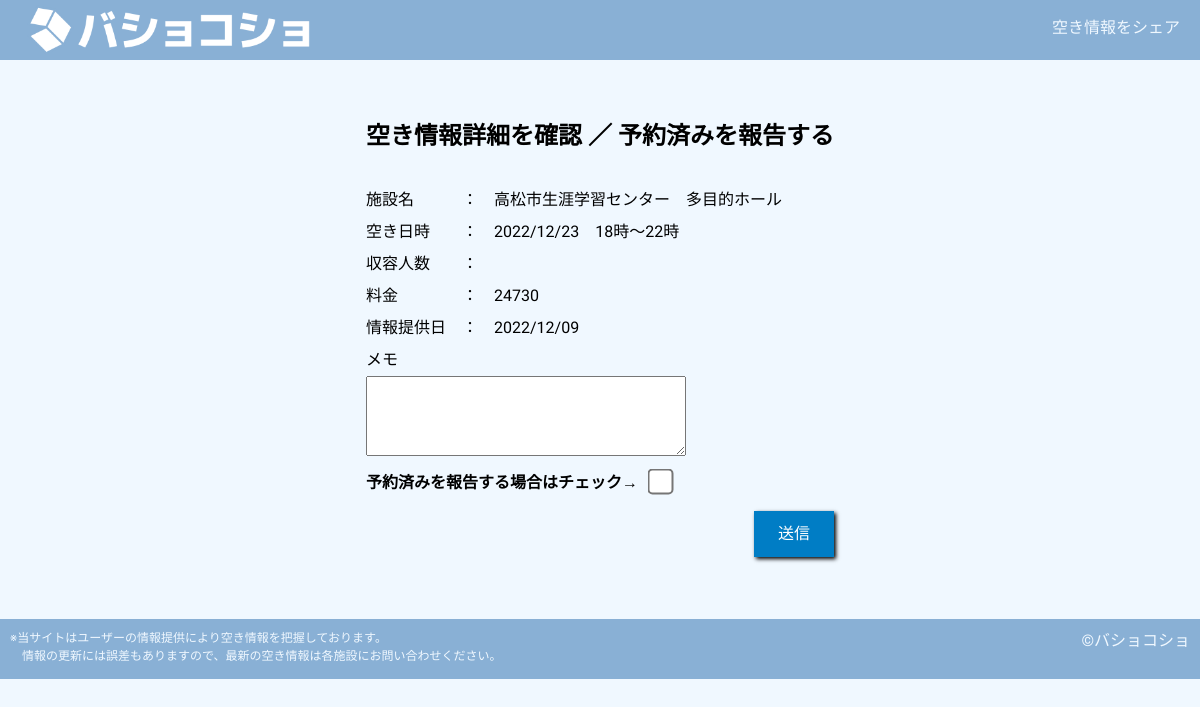
The app's page /detail/2 with its own data.
### tables this page shows
CREATE TABLE "space_list" (
	"ID"	INTEGER NOT NULL,
	"name"	TEXT NOT NULL,
	"space_date"	TEXT NOT NULL,
	"start_time"	INTEGER NOT NULL,
	"end_time"	INTEGER NOT NULL,
	"capacity"	TEXT,
	"price"	TEXT,
	"memo"	TEXT,
	"reserved"	INTEGER NOT NULL DEFAULT 0,
	"createAt"	TEXT,
	PRIMARY KEY("ID" AUTOINCREMENT)
);

### app.py (the view)
@app.route('/detail/<id>')
def detail_get(id):
    conn = sqlite3.connect('bk.db')
    cur = conn.cursor()
    cur.execute("SELECT * FROM space_list WHERE ID = ?;", (id,))
    space = cur.fetchone()
    conn.close()
    return render_template('detail.html', space=space)

### templates/detail.html
{% extends 'base.html' %}
{% block content %}
    <div class="detail-container">
        <h2>空き情報詳細を確認 ／ 予約済みを報告する</h2>
        <br>
        <p>施設名　　　：　{{ space[1] }}</p>
        <p>空き日時　　：　{{ space[2] }}　{{ space[3] }}時～{{ space[4] }}時</p>
        <p>収容人数　　：　{% if space[5] %}{{ space[5] }}{% endif %}</p>
        <p>料金　　　　：　{% if space[6] %}{{ space[6] }}{% endif %}</p>
        <p>情報提供日　：　{{ space[9] }}</p>
        <form action="/detail/{{ space[0] }}" method="post">
            <p>メモ</p>
            <textarea name="memo" id="edit-memo">{% if space[7] %}{{ space[7] }}{% endif %}</textarea>
            <br>
            <strong>予約済みを報告する場合はチェック→</strong><input type="checkbox" name="done" id="edit-done" value="done" {% if space[8] == 1 %} checked {% endif %}>
            <input type="submit" value="送信" class="add-btn">
        </form>
    </div>
{% endblock %}

### static/css/style.css (style rules this page uses)
body { font-family: "M PLUS 1p", "Noto Sans JP", "ヒラギノ角ゴ Pro W3", "Hiragino Kaku Gothic Pro", "ヒラギノ角ゴ ProN W3", "Hiragino Kaku Gothic ProN", "游ゴシック", YuGothic, "メイリオ", "Meiryo", "HGPｺﾞｼｯｸM", "Osaka", "ＭＳ Ｐゴシック", sans-serif, Century Gothic, Arial; background-color:#F0F8FF; }
input[type="submit"] { margin-left: 10px; padding: 5px; width: 5em; color: white; background-color: #007DC5; border: 2px solid #007DC5; box-shadow: 2px 2px 4px #000; }
.add-btn { margin-top: 44px; float: right; }
.detail-container { width: fit-content; height: fit-content; margin: 120px auto; line-height: 2em; }
input[type="checkbox"] { transform: scale(2); margin-left: 1em; }
.detail-container textarea { width: 320px; height: 80px; }

### records on screen
space_list: name "高松市生涯学習センター 多目的ホール", space_date "2022/12/23", start_time "18", end_time "22", price "24730", createAt "2022/12/09"
